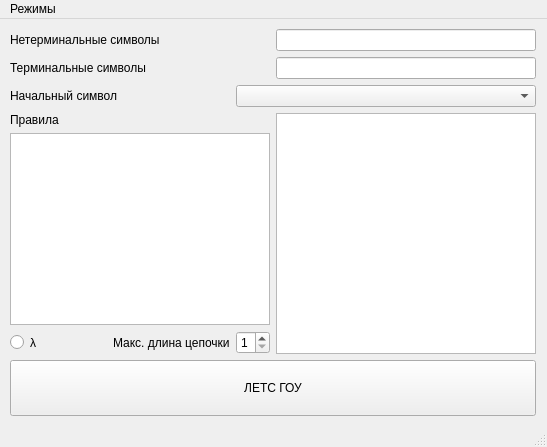
<?xml version="1.0" encoding="UTF-8"?>
<ui version="4.0">
 <class>MainWindow</class>
 <widget class="QMainWindow" name="MainWindow">
  <property name="geometry">
   <rect>
    <x>0</x>
    <y>0</y>
    <width>547</width>
    <height>447</height>
   </rect>
  </property>
  <property name="sizePolicy">
   <sizepolicy hsizetype="Fixed" vsizetype="Fixed">
    <horstretch>0</horstretch>
    <verstretch>0</verstretch>
   </sizepolicy>
  </property>
  <property name="windowTitle">
   <string>TLP_1</string>
  </property>
  <widget class="QWidget" name="centralwidget">
   <widget class="QWidget" name="">
    <property name="geometry">
     <rect>
      <x>10</x>
      <y>10</y>
      <width>526</width>
      <height>387</height>
     </rect>
    </property>
    <property name="sizePolicy">
     <sizepolicy hsizetype="MinimumExpanding" vsizetype="MinimumExpanding">
      <horstretch>0</horstretch>
      <verstretch>0</verstretch>
     </sizepolicy>
    </property>
    <layout class="QVBoxLayout" name="verticalLayout_5">
     <item>
      <layout class="QVBoxLayout" name="verticalLayout_4">
       <item>
        <layout class="QHBoxLayout" name="horizontalLayout_2">
         <item>
          <widget class="QLabel" name="label_no_term">
           <property name="sizePolicy">
            <sizepolicy hsizetype="MinimumExpanding" vsizetype="MinimumExpanding">
             <horstretch>0</horstretch>
             <verstretch>0</verstretch>
            </sizepolicy>
           </property>
           <property name="text">
            <string>Нетерминальные символы</string>
           </property>
          </widget>
         </item>
         <item>
          <widget class="QLineEdit" name="line_no_term">
           <property name="sizePolicy">
            <sizepolicy hsizetype="MinimumExpanding" vsizetype="MinimumExpanding">
             <horstretch>0</horstretch>
             <verstretch>0</verstretch>
            </sizepolicy>
           </property>
          </widget>
         </item>
        </layout>
       </item>
       <item>
        <layout class="QHBoxLayout" name="horizontalLayout_3">
         <item>
          <widget class="QLabel" name="label_term">
           <property name="sizePolicy">
            <sizepolicy hsizetype="MinimumExpanding" vsizetype="MinimumExpanding">
             <horstretch>0</horstretch>
             <verstretch>0</verstretch>
            </sizepolicy>
           </property>
           <property name="text">
            <string>Терминальные символы</string>
           </property>
          </widget>
         </item>
         <item>
          <widget class="QLineEdit" name="line_term">
           <property name="sizePolicy">
            <sizepolicy hsizetype="MinimumExpanding" vsizetype="MinimumExpanding">
             <horstretch>0</horstretch>
             <verstretch>0</verstretch>
            </sizepolicy>
           </property>
          </widget>
         </item>
        </layout>
       </item>
       <item>
        <layout class="QHBoxLayout" name="horizontalLayout_4">
         <item alignment="Qt::AlignLeft">
          <widget class="QLabel" name="label_first_symb">
           <property name="sizePolicy">
            <sizepolicy hsizetype="MinimumExpanding" vsizetype="MinimumExpanding">
             <horstretch>0</horstretch>
             <verstretch>0</verstretch>
            </sizepolicy>
           </property>
           <property name="text">
            <string>Начальный символ</string>
           </property>
          </widget>
         </item>
         <item>
          <widget class="QComboBox" name="comboBox_first_symb">
           <property name="sizePolicy">
            <sizepolicy hsizetype="MinimumExpanding" vsizetype="MinimumExpanding">
             <horstretch>0</horstretch>
             <verstretch>0</verstretch>
            </sizepolicy>
           </property>
           <property name="maximumSize">
            <size>
             <width>300</width>
             <height>30</height>
            </size>
           </property>
           <property name="cursor">
            <cursorShape>PointingHandCursor</cursorShape>
           </property>
          </widget>
         </item>
        </layout>
       </item>
       <item>
        <layout class="QHBoxLayout" name="horizontalLayout_5">
         <item>
          <layout class="QVBoxLayout" name="verticalLayout_3">
           <item>
            <widget class="QLabel" name="label_4">
             <property name="sizePolicy">
              <sizepolicy hsizetype="MinimumExpanding" vsizetype="MinimumExpanding">
               <horstretch>0</horstretch>
               <verstretch>0</verstretch>
              </sizepolicy>
             </property>
             <property name="text">
              <string>Правила</string>
             </property>
            </widget>
           </item>
           <item>
            <widget class="QTextEdit" name="text_rules">
             <property name="sizePolicy">
              <sizepolicy hsizetype="MinimumExpanding" vsizetype="MinimumExpanding">
               <horstretch>0</horstretch>
               <verstretch>0</verstretch>
              </sizepolicy>
             </property>
            </widget>
           </item>
           <item>
            <layout class="QHBoxLayout" name="horizontalLayout_6">
             <item>
              <widget class="QRadioButton" name="radioButton_null">
               <property name="sizePolicy">
                <sizepolicy hsizetype="MinimumExpanding" vsizetype="MinimumExpanding">
                 <horstretch>0</horstretch>
                 <verstretch>0</verstretch>
                </sizepolicy>
               </property>
               <property name="cursor">
                <cursorShape>PointingHandCursor</cursorShape>
               </property>
               <property name="text">
                <string>λ</string>
               </property>
              </widget>
             </item>
             <item>
              <widget class="QLabel" name="label">
               <property name="text">
                <string>Макс. длина цепочки</string>
               </property>
              </widget>
             </item>
             <item>
              <widget class="QSpinBox" name="spinBox">
               <property name="cursor">
                <cursorShape>PointingHandCursor</cursorShape>
               </property>
               <property name="readOnly">
                <bool>false</bool>
               </property>
               <property name="minimum">
                <number>1</number>
               </property>
               <property name="maximum">
                <number>9</number>
               </property>
              </widget>
             </item>
            </layout>
           </item>
          </layout>
         </item>
         <item>
          <widget class="QTextEdit" name="text_output">
           <property name="sizePolicy">
            <sizepolicy hsizetype="MinimumExpanding" vsizetype="MinimumExpanding">
             <horstretch>0</horstretch>
             <verstretch>0</verstretch>
            </sizepolicy>
           </property>
           <property name="cursor" stdset="0">
            <cursorShape>ArrowCursor</cursorShape>
           </property>
           <property name="tabChangesFocus">
            <bool>false</bool>
           </property>
           <property name="readOnly">
            <bool>true</bool>
           </property>
           <property name="overwriteMode">
            <bool>false</bool>
           </property>
          </widget>
         </item>
        </layout>
       </item>
      </layout>
     </item>
     <item>
      <widget class="QPushButton" name="start_button">
       <property name="sizePolicy">
        <sizepolicy hsizetype="MinimumExpanding" vsizetype="MinimumExpanding">
         <horstretch>0</horstretch>
         <verstretch>0</verstretch>
        </sizepolicy>
       </property>
       <property name="cursor">
        <cursorShape>PointingHandCursor</cursorShape>
       </property>
       <property name="text">
        <string>ЛЕТС ГОУ</string>
       </property>
      </widget>
     </item>
    </layout>
   </widget>
  </widget>
  <widget class="QMenuBar" name="menubar">
   <property name="geometry">
    <rect>
     <x>0</x>
     <y>0</y>
     <width>547</width>
     <height>22</height>
    </rect>
   </property>
   <widget class="QMenu" name="menu">
    <property name="title">
     <string>Режимы</string>
    </property>
    <addaction name="action_sample"/>
    <addaction name="action_input"/>
   </widget>
   <addaction name="menu"/>
  </widget>
  <widget class="QStatusBar" name="statusbar"/>
  <action name="action_sample">
   <property name="text">
    <string>Шаблон1</string>
   </property>
  </action>
  <action name="action_input">
   <property name="text">
    <string>Ручной ввод</string>
   </property>
  </action>
 </widget>
 <resources/>
 <connections/>
</ui>
